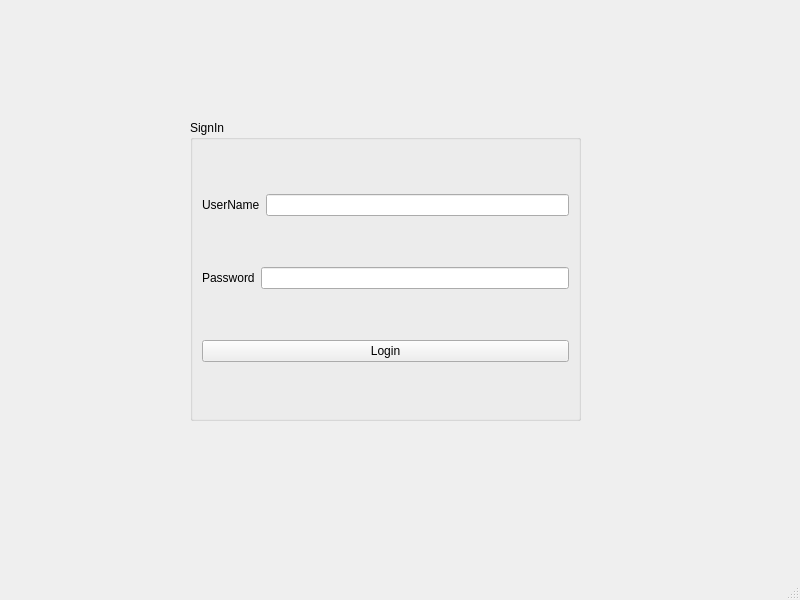
<?xml version="1.0" encoding="UTF-8"?>
<ui version="4.0">
 <class>MainWindow</class>
 <widget class="QMainWindow" name="MainWindow">
  <property name="geometry">
   <rect>
    <x>0</x>
    <y>0</y>
    <width>800</width>
    <height>600</height>
   </rect>
  </property>
  <property name="windowTitle">
   <string>MainWindow</string>
  </property>
  <widget class="QWidget" name="centralwidget">
   <widget class="QGroupBox" name="groupBox">
    <property name="geometry">
     <rect>
      <x>190</x>
      <y>120</y>
      <width>391</width>
      <height>301</height>
     </rect>
    </property>
    <property name="title">
     <string>SignIn</string>
    </property>
    <layout class="QVBoxLayout" name="verticalLayout">
     <item>
      <layout class="QHBoxLayout" name="horizontalLayout_2">
       <item>
        <widget class="QLabel" name="label_username">
         <property name="text">
          <string>UserName</string>
         </property>
        </widget>
       </item>
       <item>
        <widget class="QLineEdit" name="lineEdit_username"/>
       </item>
      </layout>
     </item>
     <item>
      <layout class="QHBoxLayout" name="horizontalLayout">
       <item>
        <widget class="QLabel" name="label_password">
         <property name="text">
          <string>Password</string>
         </property>
        </widget>
       </item>
       <item>
        <widget class="QLineEdit" name="lineEdit_password">
         <property name="echoMode">
          <enum>QLineEdit::Password</enum>
         </property>
        </widget>
       </item>
      </layout>
     </item>
     <item>
      <widget class="QPushButton" name="pushButton">
       <property name="text">
        <string>Login</string>
       </property>
      </widget>
     </item>
    </layout>
   </widget>
  </widget>
  <widget class="QMenuBar" name="menubar">
   <property name="geometry">
    <rect>
     <x>0</x>
     <y>0</y>
     <width>800</width>
     <height>26</height>
    </rect>
   </property>
  </widget>
  <widget class="QStatusBar" name="statusbar"/>
 </widget>
 <resources/>
 <connections/>
</ui>
